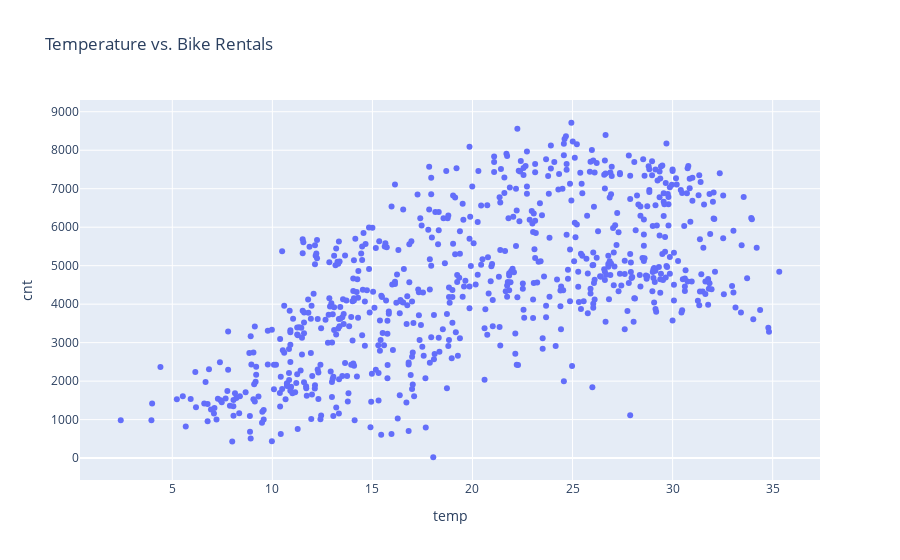
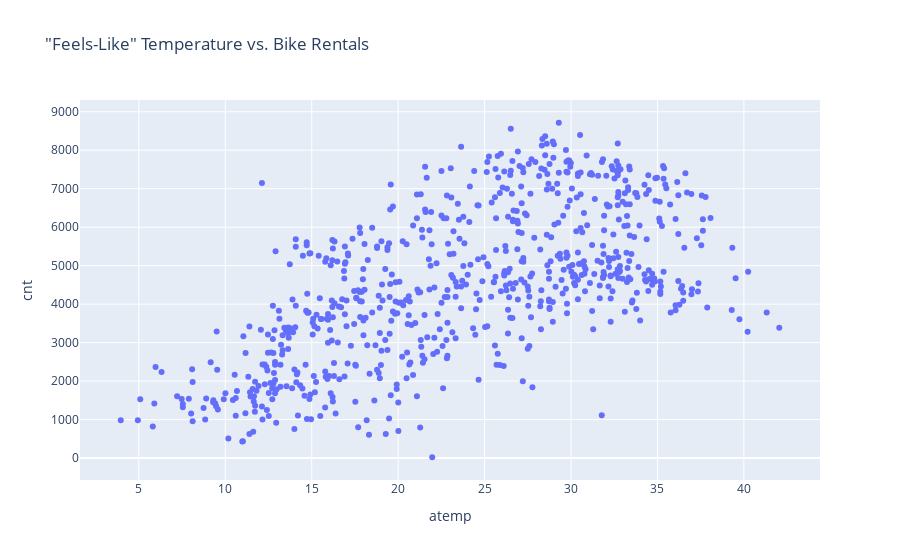
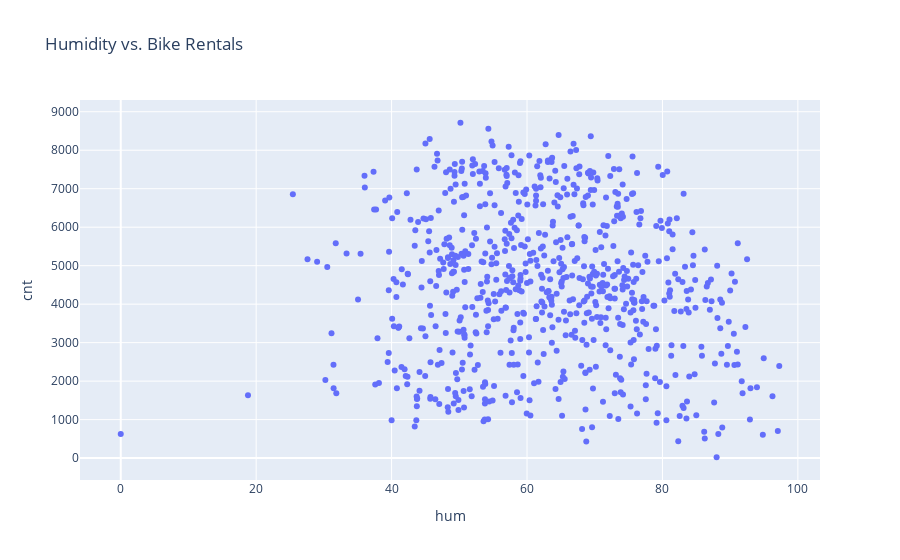

Notebook source saved alongside these figures, in order:
### Markdown cell above
# Bivariate Analysis

### Code cell
import plotly.express as px

# Bivariate Analysis

# Scatter plots for continuous variables vs. the target variable (cnt)
fig_temp_vs_cnt = px.scatter(data, x='temp', y='cnt', title='Temperature vs. Bike Rentals')
fig_atemp_vs_cnt = px.scatter(data, x='atemp', y='cnt', title='"Feels-Like" Temperature vs. Bike Rentals')
fig_hum_vs_cnt = px.scatter(data, x='hum', y='cnt', title='Humidity vs. Bike Rentals')
fig_windspeed_vs_cnt = px.scatter(data, x='windspeed', y='cnt', title='Windspeed vs. Bike Rentals')

# Box plots for categorical variables vs. the target variable
fig_season_vs_cnt = px.box(data, x='season', y='cnt', title='Season vs. Bike Rentals')
fig_weathersit_vs_cnt = px.box(data, x='weathersit', y='cnt', title='Weather Situation vs. Bike Rentals')

# Displaying the plots
fig_temp_vs_cnt.show()
fig_atemp_vs_cnt.show()
fig_hum_vs_cnt.show()
fig_windspeed_vs_cnt.show()
fig_season_vs_cnt.show()
fig_weathersit_vs_cnt.show()

### Figure 1 — Plotly figure (JSON) as saved in the notebook; plotly's stock layout.template omitted (floating-point values rounded to 4 significant figures; data arrays with more than 128 entries replaced by an {"elided": "..."} marker saying what was removed)
{"data": [{"hovertemplate": "temp=%{x}<br>cnt=%{y}<extra></extra>", "legendgroup": "", "marker": {"color": "#636efa", "symbol": "circle"}, "mode": "markers", "name": "", "orientation": "v", "showlegend": false, "type": "scatter", "x": {"elided": "730 float values"}, "xaxis": "x", "y": {"elided": "730 int values"}, "yaxis": "y"}], "layout": {"legend": {"tracegroupgap": 0}, "title": {"text": "Temperature vs. Bike Rentals"}, "xaxis": {"anchor": "y", "domain": [0, 1], "title": {"text": "temp"}}, "yaxis": {"anchor": "x", "domain": [0, 1], "title": {"text": "cnt"}}}}

### Figure 2 — Plotly figure (JSON) as saved in the notebook; plotly's stock layout.template omitted (floating-point values rounded to 4 significant figures; data arrays with more than 128 entries replaced by an {"elided": "..."} marker saying what was removed)
{"data": [{"hovertemplate": "atemp=%{x}<br>cnt=%{y}<extra></extra>", "legendgroup": "", "marker": {"color": "#636efa", "symbol": "circle"}, "mode": "markers", "name": "", "orientation": "v", "showlegend": false, "type": "scatter", "x": {"elided": "730 float values"}, "xaxis": "x", "y": {"elided": "730 int values"}, "yaxis": "y"}], "layout": {"legend": {"tracegroupgap": 0}, "title": {"text": "\"Feels-Like\" Temperature vs. Bike Rentals"}, "xaxis": {"anchor": "y", "domain": [0, 1], "title": {"text": "atemp"}}, "yaxis": {"anchor": "x", "domain": [0, 1], "title": {"text": "cnt"}}}}

### Figure 3 — Plotly figure (JSON) as saved in the notebook; plotly's stock layout.template omitted (floating-point values rounded to 4 significant figures; data arrays with more than 128 entries replaced by an {"elided": "..."} marker saying what was removed)
{"data": [{"hovertemplate": "hum=%{x}<br>cnt=%{y}<extra></extra>", "legendgroup": "", "marker": {"color": "#636efa", "symbol": "circle"}, "mode": "markers", "name": "", "orientation": "v", "showlegend": false, "type": "scatter", "x": {"elided": "730 float values"}, "xaxis": "x", "y": {"elided": "730 int values"}, "yaxis": "y"}], "layout": {"legend": {"tracegroupgap": 0}, "title": {"text": "Humidity vs. Bike Rentals"}, "xaxis": {"anchor": "y", "domain": [0, 1], "title": {"text": "hum"}}, "yaxis": {"anchor": "x", "domain": [0, 1], "title": {"text": "cnt"}}}}
